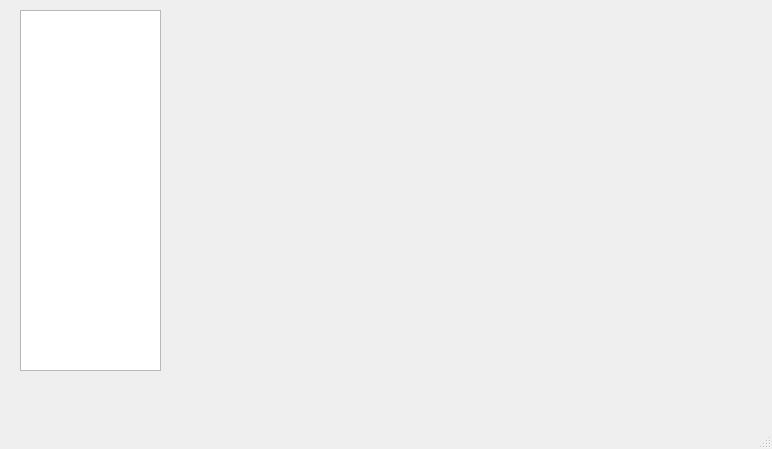
<?xml version="1.0" encoding="UTF-8"?>
<ui version="4.0">
 <class>JustResult</class>
 <widget class="QMainWindow" name="JustResult">
  <property name="geometry">
   <rect>
    <x>0</x>
    <y>0</y>
    <width>772</width>
    <height>449</height>
   </rect>
  </property>
  <property name="windowTitle">
   <string>MainWindow</string>
  </property>
  <widget class="QWidget" name="centralwidget">
   <widget class="QListWidget" name="listWidget">
    <property name="geometry">
     <rect>
      <x>20</x>
      <y>10</y>
      <width>141</width>
      <height>361</height>
     </rect>
    </property>
   </widget>
   <widget class="QStackedWidget" name="stackedWidget">
    <property name="geometry">
     <rect>
      <x>180</x>
      <y>10</y>
      <width>551</width>
      <height>361</height>
     </rect>
    </property>
    <widget class="QWidget" name="page"/>
    <widget class="QWidget" name="page_2"/>
   </widget>
  </widget>
  <widget class="QMenuBar" name="menubar">
   <property name="geometry">
    <rect>
     <x>0</x>
     <y>0</y>
     <width>772</width>
     <height>21</height>
    </rect>
   </property>
  </widget>
  <widget class="QStatusBar" name="statusbar"/>
 </widget>
 <resources/>
 <connections/>
</ui>
